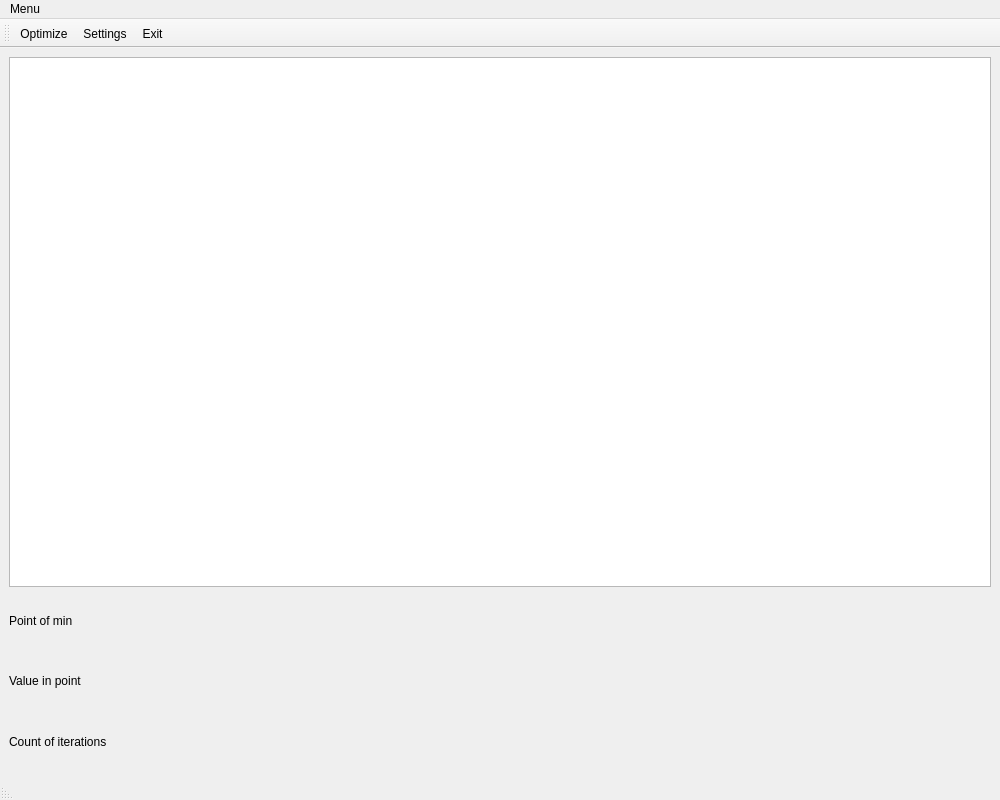
<?xml version="1.0" encoding="UTF-8"?>
<ui version="4.0">
 <class>GUI_Optim</class>
 <widget class="QMainWindow" name="GUI_Optim">
  <property name="geometry">
   <rect>
    <x>0</x>
    <y>0</y>
    <width>1000</width>
    <height>800</height>
   </rect>
  </property>
  <property name="windowTitle">
   <string>Optimizator3000</string>
  </property>
  <widget class="QWidget" name="centralwidget">
   <layout class="QHBoxLayout" name="horizontalLayout_2">
    <item>
     <layout class="QVBoxLayout" name="verticalLayout_3" stretch="3,1">
      <item>
       <widget class="QGraphicsView" name="GraphicsFunction">
        <property name="sizePolicy">
         <sizepolicy hsizetype="Expanding" vsizetype="Expanding">
          <horstretch>0</horstretch>
          <verstretch>0</verstretch>
         </sizepolicy>
        </property>
        <property name="verticalScrollBarPolicy">
         <enum>Qt::ScrollBarAlwaysOff</enum>
        </property>
        <property name="horizontalScrollBarPolicy">
         <enum>Qt::ScrollBarAlwaysOff</enum>
        </property>
        <property name="sizeAdjustPolicy">
         <enum>QAbstractScrollArea::AdjustToContents</enum>
        </property>
        <property name="interactive">
         <bool>true</bool>
        </property>
        <property name="resizeAnchor">
         <enum>QGraphicsView::AnchorViewCenter</enum>
        </property>
       </widget>
      </item>
      <item>
       <layout class="QHBoxLayout" name="horizontalLayout" stretch="2,1,5,1,6">
        <item>
         <layout class="QVBoxLayout" name="verticalLayout_2">
          <item>
           <widget class="QLabel" name="labelPoint">
            <property name="text">
             <string>Point of min</string>
            </property>
           </widget>
          </item>
          <item>
           <widget class="QLabel" name="labelValue">
            <property name="text">
             <string>Value in point</string>
            </property>
           </widget>
          </item>
          <item>
           <widget class="QLabel" name="labelCount">
            <property name="text">
             <string>Count of iterations</string>
            </property>
           </widget>
          </item>
         </layout>
        </item>
        <item>
         <spacer name="horizontalSpacer_2">
          <property name="orientation">
           <enum>Qt::Horizontal</enum>
          </property>
          <property name="sizeHint" stdset="0">
           <size>
            <width>40</width>
            <height>20</height>
           </size>
          </property>
         </spacer>
        </item>
        <item>
         <layout class="QVBoxLayout" name="verticalLayout">
          <item>
           <widget class="QLabel" name="resultPoint">
            <property name="text">
             <string/>
            </property>
           </widget>
          </item>
          <item>
           <widget class="QLabel" name="resultValue">
            <property name="text">
             <string/>
            </property>
           </widget>
          </item>
          <item>
           <widget class="QLabel" name="resultCount">
            <property name="text">
             <string/>
            </property>
           </widget>
          </item>
         </layout>
        </item>
        <item>
         <spacer name="horizontalSpacer">
          <property name="orientation">
           <enum>Qt::Horizontal</enum>
          </property>
          <property name="sizeHint" stdset="0">
           <size>
            <width>40</width>
            <height>20</height>
           </size>
          </property>
         </spacer>
        </item>
        <item>
         <widget class="QLabel" name="label_4">
          <property name="text">
           <string/>
          </property>
         </widget>
        </item>
       </layout>
      </item>
     </layout>
    </item>
   </layout>
  </widget>
  <widget class="QMenuBar" name="menubar">
   <property name="geometry">
    <rect>
     <x>0</x>
     <y>0</y>
     <width>1000</width>
     <height>22</height>
    </rect>
   </property>
   <widget class="QMenu" name="menuOptimize">
    <property name="geometry">
     <rect>
      <x>419</x>
      <y>1224</y>
      <width>159</width>
      <height>150</height>
     </rect>
    </property>
    <property name="title">
     <string>Menu</string>
    </property>
    <addaction name="actionOptimize"/>
    <addaction name="actionSettings"/>
    <addaction name="actionHelp"/>
    <addaction name="actionExit"/>
   </widget>
   <addaction name="menuOptimize"/>
  </widget>
  <widget class="QStatusBar" name="statusbar">
   <property name="layoutDirection">
    <enum>Qt::RightToLeft</enum>
   </property>
  </widget>
  <widget class="QToolBar" name="toolBar">
   <property name="windowTitle">
    <string>toolBar</string>
   </property>
   <attribute name="toolBarArea">
    <enum>TopToolBarArea</enum>
   </attribute>
   <attribute name="toolBarBreak">
    <bool>false</bool>
   </attribute>
   <addaction name="actionOptimize"/>
   <addaction name="actionSettings"/>
   <addaction name="actionExit"/>
  </widget>
  <action name="actionOptimize">
   <property name="text">
    <string>Optimize</string>
   </property>
   <property name="shortcut">
    <string>Alt+O</string>
   </property>
  </action>
  <action name="actionExit">
   <property name="text">
    <string>Exit</string>
   </property>
   <property name="shortcut">
    <string>Alt+E</string>
   </property>
  </action>
  <action name="actionSettings">
   <property name="text">
    <string>Settings</string>
   </property>
   <property name="shortcut">
    <string>Alt+S</string>
   </property>
  </action>
  <action name="actionHelp">
   <property name="text">
    <string>Help</string>
   </property>
   <property name="shortcut">
    <string>Alt+H</string>
   </property>
  </action>
 </widget>
 <resources/>
 <connections/>
</ui>
